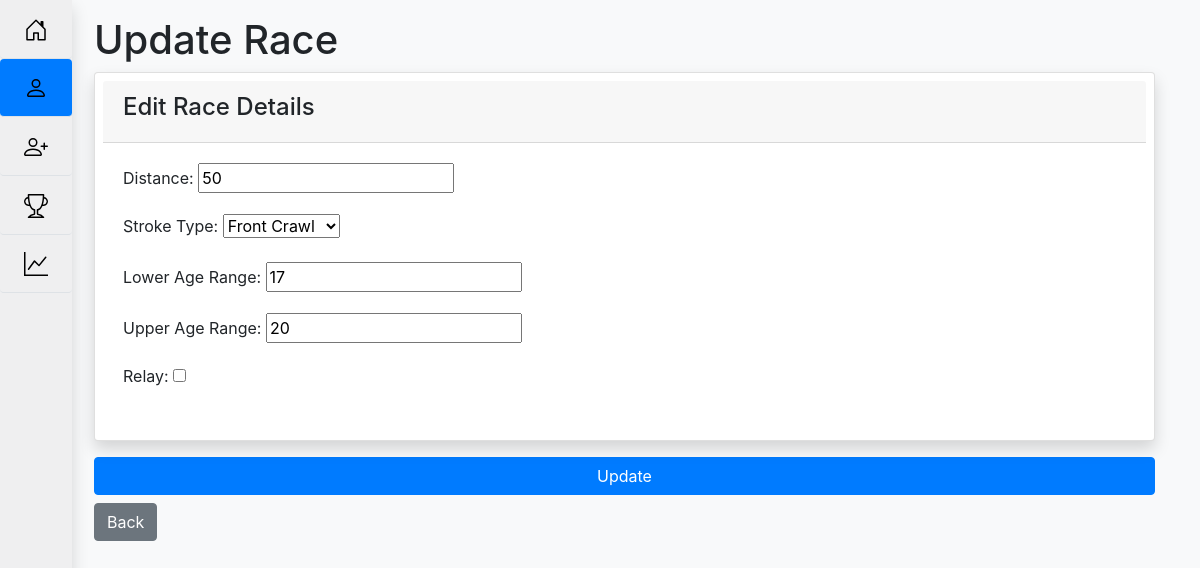
Screenshot of /competition/race/update/7/ with the database file from the repository.
### home/models.py (models this page shows, shortened)
class SwimmingInfo(models.Model):
    FRONTCRAWL = 'FC'
    BACKCRAWL = 'BC'
    BUTTERFLY = 'BF'
    BREASTSTROKE = 'BS'
    MEDLEY = 'IM'
    strokeTypes = [
    (FRONTCRAWL,'Front Crawl'),
    (BACKCRAWL,'Back Crawl'),
    (BUTTERFLY,'Butterfly'),
    (BREASTSTROKE,'Breaststroke'),
    (MEDLEY, 'Medley')
    ]
    distance = models.PositiveIntegerField(_('Distance'),null = False, default=50)
    strokeType = models.CharField(_('Stroke Type'),max_length=20, choices=strokeTypes, default=FRONTCRAWL)
    class Meta:
        abstract = True

class Race(SwimmingInfo):
    competition = models.ForeignKey(Competition, on_delete=models.CASCADE)
    swimmers = models.ManyToManyField(Swimmer)
    age_range_lower = models.PositiveSmallIntegerField(_('Lower Age Range'),default=12)
    age_range_upper = models.PositiveSmallIntegerField(_('Upper Age Range'),default=15)
    is_relay = models.BooleanField(_('Relay'),default=False)
    def get_absolute_url(self):
        return(reverse('home:race_detail', kwargs={'pk':self.id}))

### home/views.py (the view)
# urls.py: path('competition/race/update/<int:pk>/',views.RaceUpdateView.as_view(), name = 'race_update'),
class RaceUpdateView(generic.UpdateView):
    model = Race
    form_class = RaceForm
    template_name = "home/generic_update.html"
    def get_context_data(self, **kwargs):
        context = super().get_context_data(**kwargs)
        context['view_type'] = "Race"
        context['model'] = self.get_object()
        return context

### home/forms.py
class RaceForm(forms.ModelForm):
    class Meta:
        model= Race
        fields = ('distance','strokeType','age_range_lower','age_range_upper','is_relay')

### home/templates/home/generic_update.html (shortened to what this page needs)
{%extends 'home/master.html'%}
{% load static %}
{%block nav_item_swimmer_list%}active
{%endblock %}
{%block main%}
<div class="container main">
    <h1>Update {{view_type}}</h1>
    <form method="post">
        <div class="card shadow p-2">
            <div class="card-header card-header-secondary">
                <h4>Edit {{view_type}} Details</h4>
            </div>
            <div class="card-body">
                {{ form.as_p }}
            </div>
        </div><input class="btn btn-primary mt-3" type="submit" value="Update" style="width: 100%;">
    </form>
    <a class="btn btn-secondary mt-2" href="{{model.get_absolute_url}}">Back</a>
</div>
{%endblock%}

### home/static/home/css/style.css (style rules this page uses)
.main { padding-left: 4rem; padding-top: 1rem; }

### home/templates/home/master.html (style rules this page uses)
@media (min-width:769px) { .main { padding-left: 4rem !important; } }

### rows the page displays
Race: distance "50", strokeType "Front Crawl", age_range_lower "17", age_range_upper "20"

### other values shown
{{ view_type }} "Race"
